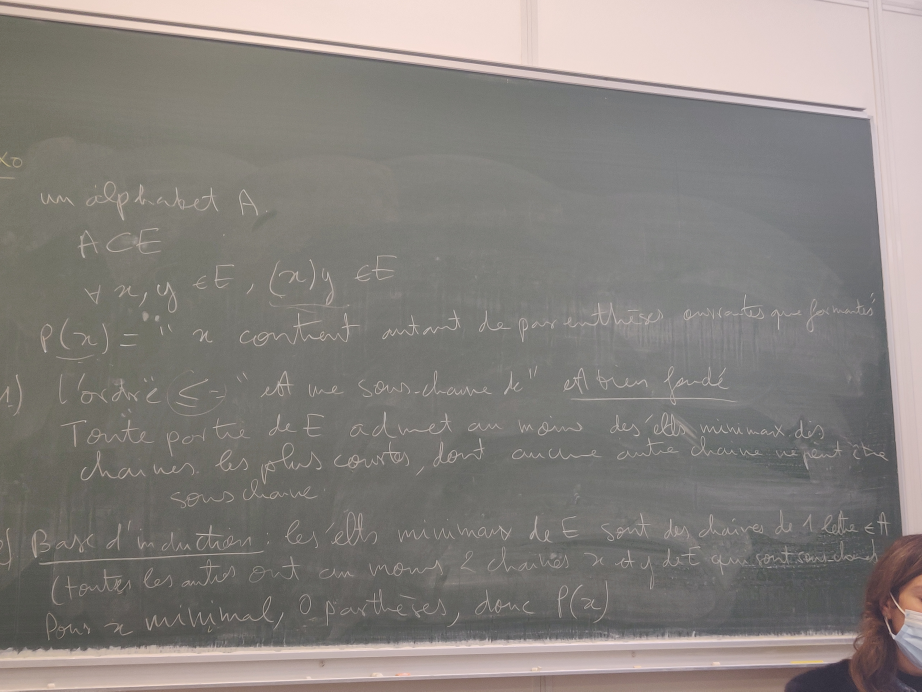
#> input picture Ressources/IMG_20211130_113616.jpg, 4608 x 3456 px, found by its file name (shown at 1/5 size)
$ python -i tableau_detection_lignes.py   (imports and definitions only)   (older library calls are emulated)
#> lines starting #> are read from the running program, lines starting #| are printed output that depends on the picture; after the words box and inside, x2 and y2 are one past the last pixel; in counts of white or black regions, pixels touching at a corner belong together
### Code/traitements_basiques.py
import cv2 as cv
import numpy as np


def get_intersection(line1, line2):
    """
    Get the intersection of two lines
    :param line1: the first line
    :param line2: the second line
    :return: [x, y] the coordinates of the intersection
    """
    x1, y1, x2, y2 = line1
    x3, y3, x4, y4 = line2

    # Avoid division by zero
    if x1 == x2:
        x1 += 0.0000001
    if x3 == x4:
        x3 += 0.0000001

    # Compute the two lines' equations

    a1 = (y2 - y1) / (x2 - x1)
    b1 = y1 - a1 * x1

    a2 = (y4 - y3) / (x4 - x3)
    b2 = y3 - a2 * x3

    # Compute the intersection

    x = (b2 - b1) / (a1 - a2)
    y = a1 * x + b1

    return [x, y]


def get_edges(gray):
    # Do edge detection
    edges = cv.Canny(gray, 50, 150, apertureSize=3)

    cv.imwrite('./Resultats/base_non_dilated_edges.jpg', edges)

    # Closure
    kernel = np.ones((15, 15), np.uint8)
    edges = cv.dilate(edges, kernel, iterations=1)
    edges = cv.erode(edges, kernel, iterations=1)
    # cv.morphologyEx(edges, cv.MORPH_CLOSE, kernel)

    # Dilate edge detection image so the lines are more readable
    kernel = np.ones((10, 5), np.uint8)
    edges = cv.dilate(edges, kernel, iterations=1)

    return edges


# [28 lines left out: functions get_all_lines, lines_extraction, not called in this run]

### Code/tableau_detection_lignes.py
import random

import cv2 as cv
import numpy as np

from Code.traitements_basiques import get_edges, get_intersection


def get_board(nom_image):
#> called with nom_image = '../Ressources/IMG_20211130_113616.jpg'
    base_image = cv.imread("../Ressources/Images/" + nom_image)
#> base_image is the input picture: shape (3456, 4608, 3); mean B, G, R 126.7, 130.7, 135.5

    # Resize image
    width = base_image.shape[1]
    height = base_image.shape[0]
    ratio = 1024 / width
    dimensions = (1024, int(height * ratio))

    resized_base_image = cv.resize(base_image, dimensions)

    # Make image grayscale
    base_grayscale = cv.cvtColor(resized_base_image, cv.COLOR_BGR2GRAY)

    # Get the edges
    base_edges = get_edges(resized_base_image)
#> in get_edges, `edges = cv.Canny(gray, 50, 150, apertureSize=3)`:
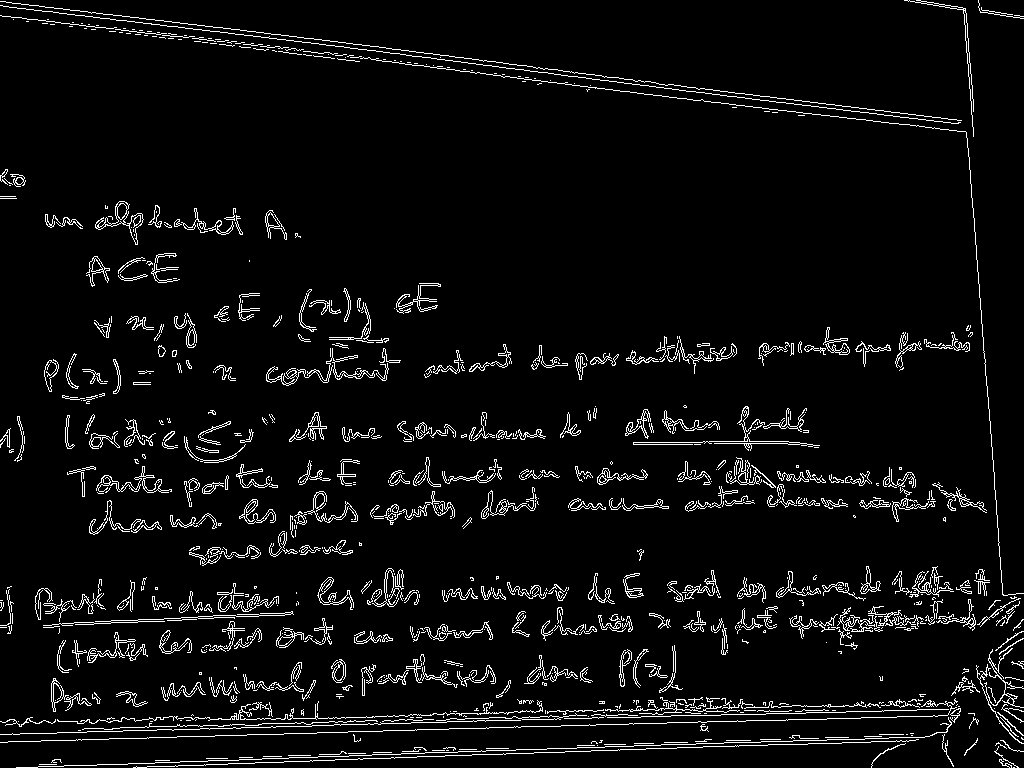
#> edges: shape (768, 1024); 5.1% white in thin lines or dots
#> in get_edges, `edges = cv.dilate(edges, kernel, iterations=1)`:
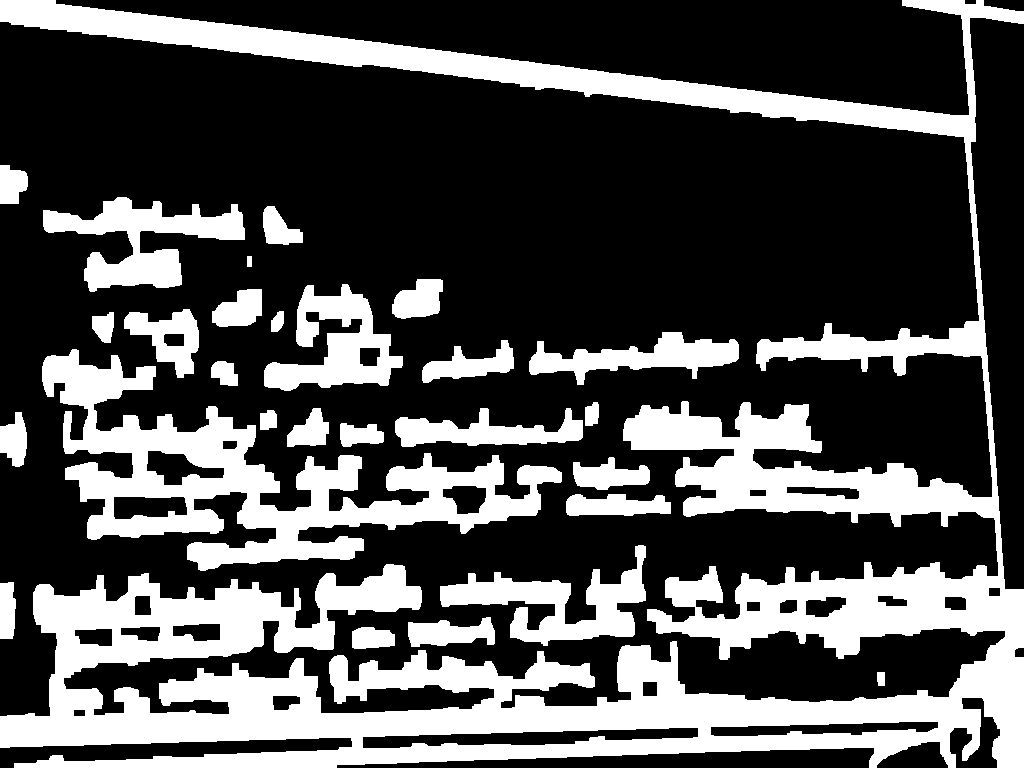
#> edges: shape (768, 1024); 30.9% white; 28 white regions, largest, box (x1, y1, x2, y2) and area: (0, 0, 1024, 768) 156962, (42, 349, 562, 571) 34209, (43, 197, 245, 292) 7933

    # Get the lines
    line_top, line_bottom, line_left, line_right = get_board_lines(resized_base_image, base_edges, min_width=675)

    # Get the corners of the board
    point_top_left = get_intersection(line_top, line_left)
    point_top_right = get_intersection(line_top, line_right)
    point_bottom_left = get_intersection(line_bottom, line_left)
    point_bottom_right = get_intersection(line_bottom, line_right)

    # Scale points back to original size
    point_top_left = (int(point_top_left[0] / ratio), int(point_top_left[1] / ratio))
    point_top_right = (int(point_top_right[0] / ratio), int(point_top_right[1] / ratio))
    point_bottom_left = (int(point_bottom_left[0] / ratio), int(point_bottom_left[1] / ratio))
    point_bottom_right = (int(point_bottom_right[0] / ratio), int(point_bottom_right[1] / ratio))

    # Apply perspective transform
    points_depart = np.float32([point_top_left, point_top_right, point_bottom_right, point_bottom_left])
    ratio = (((point_top_right[0] - point_top_left[0]) + (point_bottom_right[0] - point_bottom_left[0])) / 2) / (
            ((point_bottom_left[1] - point_top_left[1]) + (point_bottom_right[1] - point_top_right[1])) / 2)

    board_width = 1024
    board_height = int(board_width / ratio)

    points_arrivee = np.float32([[0, 0], [board_width, 0], [board_width, board_height], [0, board_height]])

    M = cv.getPerspectiveTransform(points_depart, points_arrivee)

    board = cv.warpPerspective(base_image, M, (board_width, board_height))

    # Save images
    cv.imwrite('Resultats/base_gray.jpg', base_grayscale)
    cv.imwrite('Resultats/base_edges.jpg', base_edges)
    cv.imwrite('Resultats/board.jpg', board)

    # Compare to validation
    binary_board = np.zeros((base_image.shape[0], base_image.shape[1]), dtype=np.uint8)
    board_points = np.array([point_top_left, point_top_right, point_bottom_right, point_bottom_left], np.int32)

    cv.fillPoly(binary_board, pts=[board_points], color=(255, 255, 255))
    cv.imwrite('Resultats/board_binary.jpg', binary_board)

    return board, binary_board, M


def get_board_lines(img, edges, min_width=650, delta=0.1, tolerance=0.05):
    # Identify lines
#> called with min_width = 675, delta = 0.1, tolerance = 0.05
    lines = cv.HoughLinesP(edges, 1, np.pi / 180, 100, minLineLength=100, maxLineGap=5)
#> lines = 330 rows, first 6: [0, 732, 961, 699], [0, 734, 980, 717], [0, 737, 980, 720], [0, 5, 975, 124], [7, 0, 974, 118], [0, 729, 808, 701]

    line_top = (0, 0, img.shape[1], 0)
    line_bottom = (0, img.shape[0], img.shape[1], img.shape[0])

    if lines is None:
        print(":/")
        exit()

    image_result = img.copy()
    image_lines = img.copy()

    # Identify the board's top and bottom lines
    for line in lines:
        x1, y1, x2, y2 = line[0]  # Coordinates of the line
        if (y1 + y2) / 2 < img.shape[0] / 2:  # If the line is on the top of the image
            if (y1 + y2) / 2 > (line_top[1] + line_top[
                3]) / 2 and abs(x1 - x2) > min_width:  # If the line is lower than the last one and is long enough
                # Print the conditions
                if (y1 + y2) / 2 - (line_top[1] + line_top[3]) / 2 > 50 or line_top == (0, 0, img.shape[1], 0) or abs(
                        line_top[0] - line_top[2]) * (
                        1 - tolerance) < abs(x1 - x2):  # If the line is significantly lower or longer than the last one
                    line_top = (x1, y1, x2, y2)  # Set the line as the top line
        else:  # If the line is on the bottom of the image
            if (y1 + y2) / 2 < (line_bottom[1] + line_bottom[
                3]) / 2 and abs(x1 - x2) > min_width:  # If the line is higher than the last one and is long enough
                if (line_bottom[1] + line_bottom[3]) / 2 - (y1 + y2) / 2 > 50 or line_bottom == (
                        0, img.shape[0], img.shape[1], img.shape[0]) or abs(line_top[0] - line_top[2]) * (
                        1 - tolerance) < abs(x1 - x2):  # If the line is significantly higher or longer than the last one
                    line_bottom = (x1, y1, x2, y2)  # Set the line as the bottom line

        # Draw the line for the lines image
        cv.line(image_lines, (x1, y1), (x2, y2), (
            random.randint(0, 255), random.randint(0, 255), random.randint(0, 255)), 1)
#> this loop made 330 passes
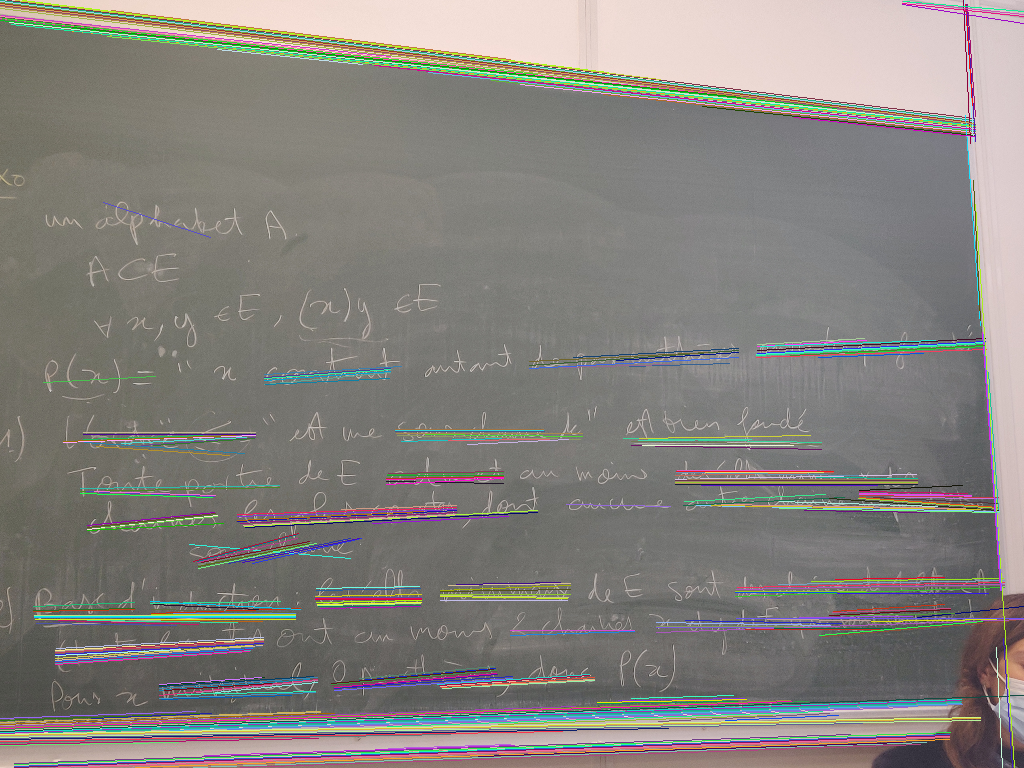
#> image_lines: shape (768, 1024, 3); mean B, G, R 125.5, 129.8, 133.2

    # Draw the top and bottom lines on the results image
    cv.line(image_result, (line_top[0], line_top[1]), (line_top[2], line_top[3]), (0, 0, 255), 10)
    cv.line(image_result, (line_bottom[0], line_bottom[1]), (line_bottom[2], line_bottom[3]), (0, 0, 255), 10)

    # Identify the left and right lines
    line_left = (img.shape[1] // 2, line_top[1], img.shape[1] // 2, line_bottom[1])
#> line_left = (512, 24, 512, 731)
    line_right = (img.shape[1] // 2, line_top[3], img.shape[1] // 2, line_bottom[3])
#> line_right = (512, 125, 512, 695)

    d_left = abs(line_top[1] - line_bottom[1])
#> d_left = 707
    d_right = abs(line_top[3] - line_bottom[3])
#> d_right = 570

    for line in lines:
        x1, y1, x2, y2 = line[0]  # Coordinates of the line
        if (x1 + x2) / 2 < img.shape[1] / 2:  # If the line is on the left of the image
            if (x1 + x2) / 2 < (line_left[0] + line_left[
                2]) / 2 and 1 - delta < abs(y1 - y2) / d_left < 1 + delta:  # If the line is on the left of the last one and is around the same height as the board
                if (x1 + x2) / 2 - (line_left[0] + line_left[2]) / 2 < -50 or abs(line_left[1] - line_left[
                    3]) < abs(y1 - y2):  # If the line is significantly on the left or longer than the last one
                    line_left = (x1, y1, x2, y2)  # Set the line as the left line
        else:  # If the line is on the right of the image
            if (x1 + x2) / 2 > (line_right[0] + line_right[
                2]) / 2 and 1 - delta < abs(y1 - y2) / d_right < 1 + delta:  # If the line is on the right of the last one and is around the same height as the board
                if (line_right[0] + line_right[2]) / 2 - (x1 + x2) / 2 < -50 or abs(line_right[1] - line_right[
                    3]) < abs(y1 - y2):  # If the line is significantly on the right or longer than the last one
                    line_right = (x1, y1, x2, y2)  # Set the line as the right line
#> this loop made 330 passes

    # Check if the left and right points of the top and bottom lines are close to the edges of the image
    if line_top[0] < 10 and line_bottom[0] < 10 and (line_left[0] + line_left[2]) / 2 > 100:
        line_left = (0, line_top[1], 0, line_bottom[1])
    if line_top[2] > img.shape[1] - 10 and line_bottom[2] > img.shape[1] - 10 and (line_right[0] + line_right[2]) / 2 < \
            img.shape[1] - 100:
        line_right = (img.shape[1], line_top[3], img.shape[1], line_bottom[3])

    # If the left and right lines are defaut value, set them to the edges of the image
    if line_left == (img.shape[1] // 2, line_top[1], img.shape[1] // 2, line_bottom[1]):
        line_left = (0, line_top[1], 0, line_bottom[1])
#> line_left = (0, 24, 0, 731)
    if line_right == (img.shape[1] // 2, line_top[3], img.shape[1] // 2, line_bottom[3]):
        line_right = (img.shape[1], line_top[3], img.shape[1], line_bottom[3])

    # Draw the left and right lines on the results image
    cv.line(image_result, (line_left[0], line_left[1]), (line_left[2], line_left[3]), (0, 0, 255), 10)
    cv.line(image_result, (line_right[0], line_right[1]), (line_right[2], line_right[3]), (0, 0, 255), 10)

    # Get the corners of the board
    point_top_left = get_intersection(line_top, line_left)
#> in get_intersection, `x1, y1, x2, y2 = line1`: x1 = 11; y1 = 24; x2 = 975; y2 = 125
#> in get_intersection, `x3, y3, x4, y4 = line2`: x3 = 0; y3 = 24; x4 = 0; y4 = 731
#> in get_intersection, `x3 += 0.0000001`: x3 = 1e-07
#> in get_intersection, `a1 = (y2 - y1) / (x2 - x1)`: a1 = 0.105
#> in get_intersection, `b1 = y1 - a1 * x1`: b1 = 22.85
#> in get_intersection, `a2 = (y4 - y3) / (x4 - x3)`: a2 = -7.07e+09
#> in get_intersection, `b2 = y3 - a2 * x3`: b2 = 731
#> in get_intersection, `x = (b2 - b1) / (a1 - a2)`: x = 1e-07
#> in get_intersection, `y = a1 * x + b1`: y = 22.85
#> point_top_left = [1e-07, 22.85]
    point_top_right = get_intersection(line_top, line_right)
#> point_top_right = [969.5, 124.4]
    point_bottom_left = get_intersection(line_bottom, line_left)
#> point_bottom_left = [0, 731]
    point_bottom_right = get_intersection(line_bottom, line_right)
#> point_bottom_right = [1009, 695.5]

    # Draw the corners on the results image
    to_int = lambda x: (int(x[0]), int(x[1]))
    cv.circle(image_result, to_int(point_top_left), 10, (0, 255, 0), -1)
#> image_result: shape (768, 1024, 3); mean B, G, R 120.9, 124.9, 139.7
    cv.circle(image_result, to_int(point_top_right), 10, (0, 255, 0), -1)
    cv.circle(image_result, to_int(point_bottom_left), 10, (0, 255, 0), -1)
#> image_result: shape (768, 1024, 3); mean B, G, R 120.9, 125, 139.5
    cv.circle(image_result, to_int(point_bottom_right), 10, (0, 255, 0), -1)

    base_detected_top_bottom_lines = img.copy()
    cv.line(base_detected_top_bottom_lines, (line_top[0], line_top[1]), (line_top[2], line_top[3]), (0, 0, 255), 10)
    cv.line(base_detected_top_bottom_lines, (line_bottom[0], line_bottom[1]), (line_bottom[2], line_bottom[3]), (0, 0, 255), 10)

    base_detected_left_right_lines = base_detected_top_bottom_lines.copy()
    cv.line(base_detected_left_right_lines, (line_left[0], line_left[1]), (line_left[2], line_left[3]), (255, 0, 0), 10)
    cv.line(base_detected_left_right_lines, (line_right[0], line_right[1]), (line_right[2], line_right[3]), (255, 0, 0), 10)
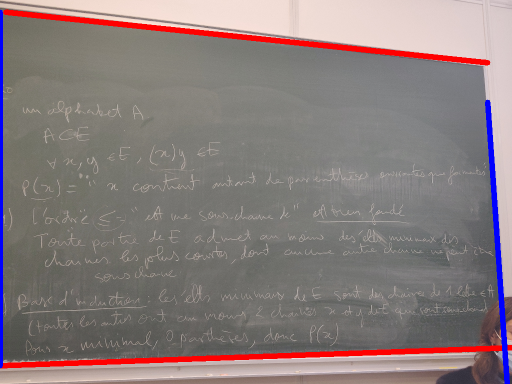
#> base_detected_left_right_lines: shape (768, 1024, 3) (shown at 1/2 size); mean B, G, R 124.4, 124.8, 136.3

    cv.imwrite('Resultats/base_detected_left_right_lines.jpg', base_detected_left_right_lines)
    cv.imwrite('Resultats/base_detected_top_bottom_lines.jpg', base_detected_top_bottom_lines)
    cv.imwrite('Resultats/base_detected_hough_lines.jpg', image_lines)
    cv.imwrite('Resultats/base_detected_board.jpg', image_result)

    return line_top, line_bottom, line_left, line_right

>>> result = get_board('../Ressources/IMG_20211130_113616.jpg')
#> in get_board, `line_top, line_bottom, line_left, line_right = get_board_lines(resized..`: line_top = (11, 24, 975, 125); line_bottom = (0, 731, 1023, 695); line_left = (0, 24, 0, 731); line_right = (975, 204, 1014, 767)
#> in get_board, `point_top_left = get_intersection(line_top, line_left)`: point_top_left = [1e-07, 22.85]
#> in get_board, `point_top_right = get_intersection(line_top, line_right)`: point_top_right = [969.5, 124.4]
#> in get_board, `point_bottom_left = get_intersection(line_bottom, line_left)`: point_bottom_left = [0, 731]
#> in get_board, `point_bottom_right = get_intersection(line_bottom, line_right)`: point_bottom_right = [1009, 695.5]
#> in get_board, `point_top_left = (int(point_top_left[0] / ratio), int(point_top_left[1..`: point_top_left = (0, 102)
#> in get_board, `point_top_right = (int(point_top_right[0] / ratio), int(point_top_righ..`: point_top_right = (4362, 559)
#> in get_board, `point_bottom_left = (int(point_bottom_left[0] / ratio), int(point_bott..`: point_bottom_left = (0, 3289)
#> in get_board, `point_bottom_right = (int(point_bottom_right[0] / ratio), int(point_bo..`: point_bottom_right = (4540, 3129)
#> in get_board, `points_depart = np.float32([point_top_left, point_top_right, point_bot..`: points_depart = [[0, 102], [4362, 559], [4540, 3129], [0, 3289]]
#> in get_board, `ratio = (((point_top_right[0] - point_top_left[0]) + (point_bottom_rig..`: ratio = 1.55
#> in get_board, `board_height = int(board_width / ratio)`: board_height = 662
#> in get_board, `points_arrivee = np.float32([[0, 0], [board_width, 0], [board_width, b..`: points_arrivee = [[0, 0], [1024, 0], [1024, 662], [0, 662]]
#> in get_board, `M = cv.getPerspectiveTransform(points_depart, points_arrivee)`: M = [[0.19, 0, 0], [-0.0229, 0.219, -22.3], [-4.57e-05, 1.6e-05, 1]]
#> in get_board, `board = cv.warpPerspective(base_image, M, (board_width, board_height))`:
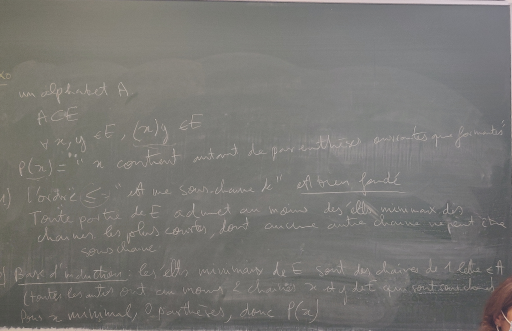
#> board: shape (662, 1024, 3) (shown at 1/2 size); mean B, G, R 115.3, 118.7, 120.1
#> in get_board, `board_points = np.array([point_top_left, point_top_right, point_bottom..`: board_points = [[0, 102], [4362, 559], [4540, 3129], [0, 3289]]
#> in get_board, `cv.fillPoly(binary_board, pts=[board_points], color=(255, 255, 255))`:
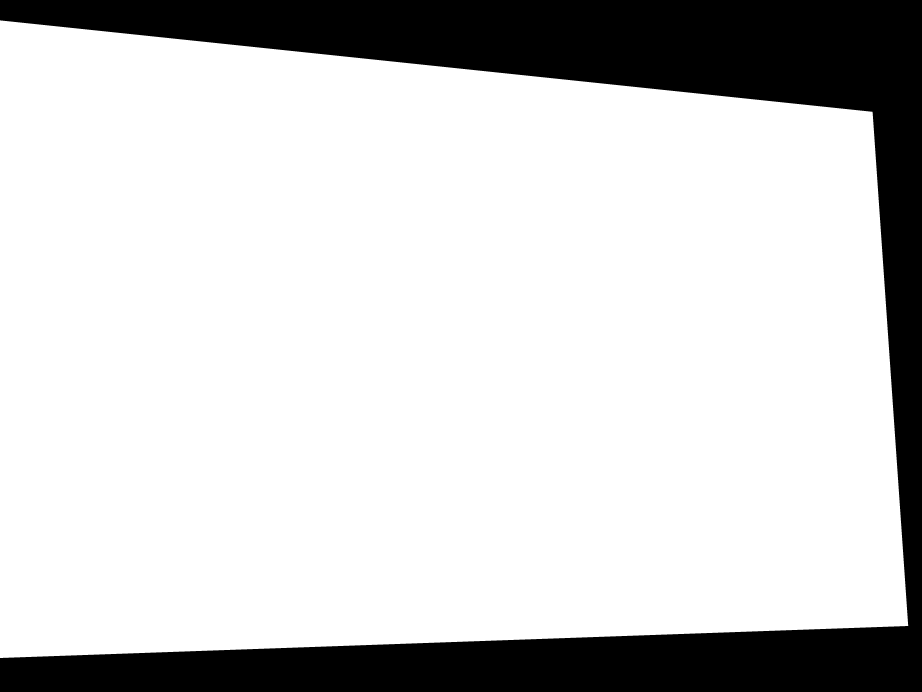
#> binary_board: shape (3456, 4608) (shown at 1/5 size); 80.4% white; 1 black region, box (x1, y1, x2, y2) and area: (0, 0, 4608, 3456) 3118930
